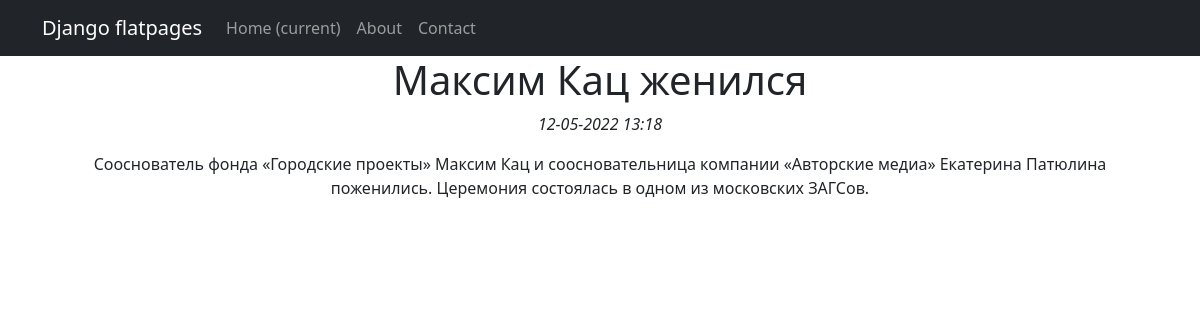
Screenshot of /news/3 with the database file from the repository.
### accounts/models.py (models this page shows, shortened)
class Post(models.Model):
    post_type_choices = [
        ('AR', 'Статья'),
        ('NW', 'Новость')
    ]
    author = models.ForeignKey(Author, on_delete=models.CASCADE)
    post_type = models.CharField(max_length=2, choices=post_type_choices, default='AR')
    creation_date = models.DateTimeField(auto_now_add=True)
    post_category = models.ManyToManyField(Category, through='PostCategory')
    title = models.CharField(max_length=128)
    post_text = models.TextField()
    post_rating = models.SmallIntegerField(default=0)

### accounts/views.py (the view)
# urls.py: path('<int:pk>', PostDetail.as_view()),
class PostDetail(DetailView):
    model = Post
    template_name = 'post.html'
    context_object_name = 'post'

### accounts/templatetags/custom_filters.py (called while the page is built)
@register.filter(name='censor')
def censor(value, arg):
    obscene_words = ['сука', 'хуй', 'пизда', 'блядь']
    post_words = value.split(' ')
    for word in post_words:
        if word.strip('.,!?').lower() in obscene_words:
            post_words.insert(post_words.index(word), arg)
            post_words.remove(word)
    return ' '.join(post_words)

### templates/post.html (shortened to what this page needs)
{% extends 'default.html' %}
{% load custom_filters %}
{% block content %}
<h1>{{ post.title|censor:'#&!?$' }}</h1>
<em>{{post.creation_date|date:'d-m-Y G:i'}}</em>
<p>{{post.post_text|censor:'#&!?$'}}</p>
{% endblock content %}

### rows the page displays
Post: title|censor "Максим Кац женился", creation_date "12-05-2022 13:18", post_text|censor "Сооснователь фонда «Городские проекты» Максим Кац и соосновательница компании «Авторские медиа» Екатерина Патюлина поженились. Церемония состоялась в одном из московских ЗАГСов."
